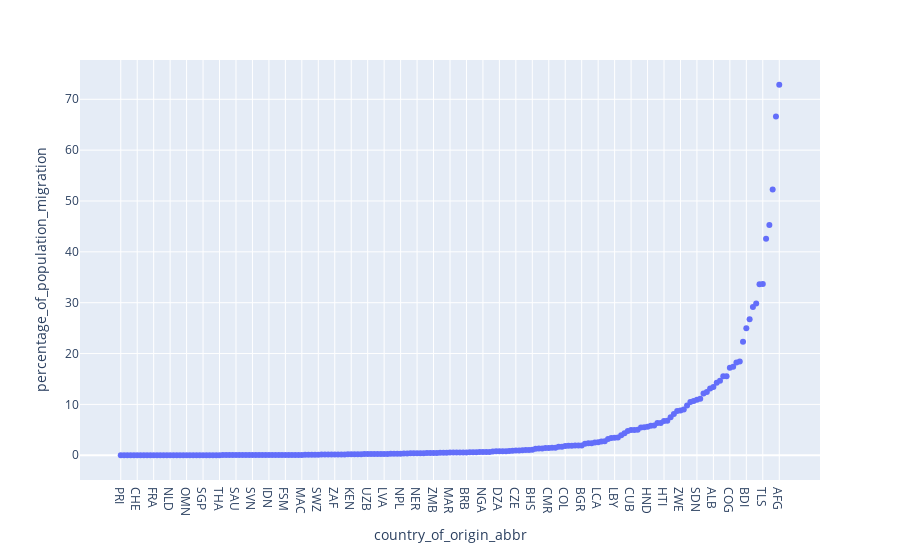

Notebook source saved alongside this figure:
### Code cell
fig = px.scatter(toprin, x='country_of_origin_abbr', y='percentage_of_population_migration')
fig.show()

### Figure 1 — Plotly figure (JSON) as saved in the notebook; plotly's stock layout.template omitted (floating-point values rounded to 4 significant figures; data arrays with more than 128 entries replaced by an {"elided": "..."} marker saying what was removed)
{"data": [{"hovertemplate": "country_of_origin_abbr=%{x}<br>percentage_of_population_migration=%{y}<extra></extra>", "legendgroup": "", "marker": {"color": "#636efa", "symbol": "circle"}, "mode": "markers", "name": "", "orientation": "v", "showlegend": false, "type": "scatter", "x": {"elided": "201 str values"}, "xaxis": "x", "y": {"elided": "201 float values"}, "yaxis": "y"}], "layout": {"legend": {"tracegroupgap": 0}, "margin": {"t": 60}, "xaxis": {"anchor": "y", "domain": [0, 1], "title": {"text": "country_of_origin_abbr"}}, "yaxis": {"anchor": "x", "domain": [0, 1], "title": {"text": "percentage_of_population_migration"}}}}
